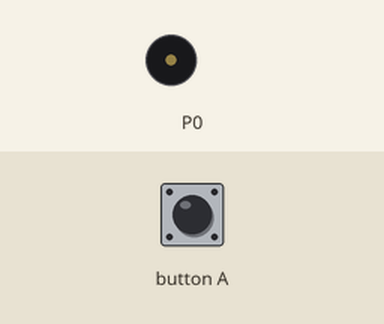
This program was run on a simulated BBC micro:bit (MakeCode). Shown: buzzer (waves = sounding). The inputs (shaded band) are chosen by the test bench. No radio messages arrive unless stated (any console line starting 'radio sent:' is added by the test bench); what the program prints to the serial console is not drawn.

Above: at 1.2 s.
1.3 s: button A pressed for 0.15 s
At 2.0 s:
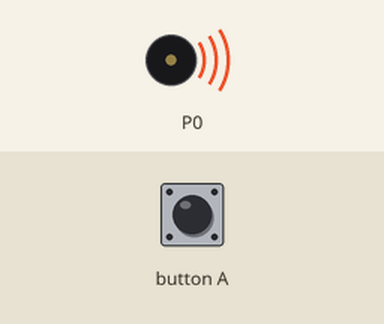
Timing chart, 0 to 4.3 s (numbered marks = the images above; inputs shaded):
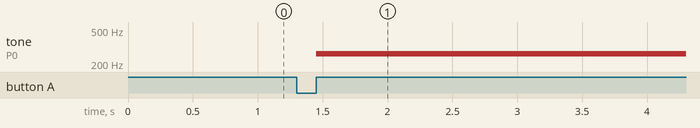

Measured:
- after the input at 1.3 s, tone on P0: silent → 262 Hz after 0.15 s

The program:

main.ts
```typescript
input.onButtonPressed(Button.A, function () {
    music.ringTone(262)
})
input.onGesture(Gesture.Shake, function () {
    basic.showLeds(`
        . . . . .
        . . . . .
        . . . . .
        . . . . .
        . . . . .
        `)
})
basic.forever(function () {
    radio.setGroup(1)
    radio.sendNumber(0)
})
```

test.ts
```typescript
// 테스트는 여기로 이동합니다; 이 패키지가 확장으로 사용될 때 컴파일되지 않을 것 입니다.
```
